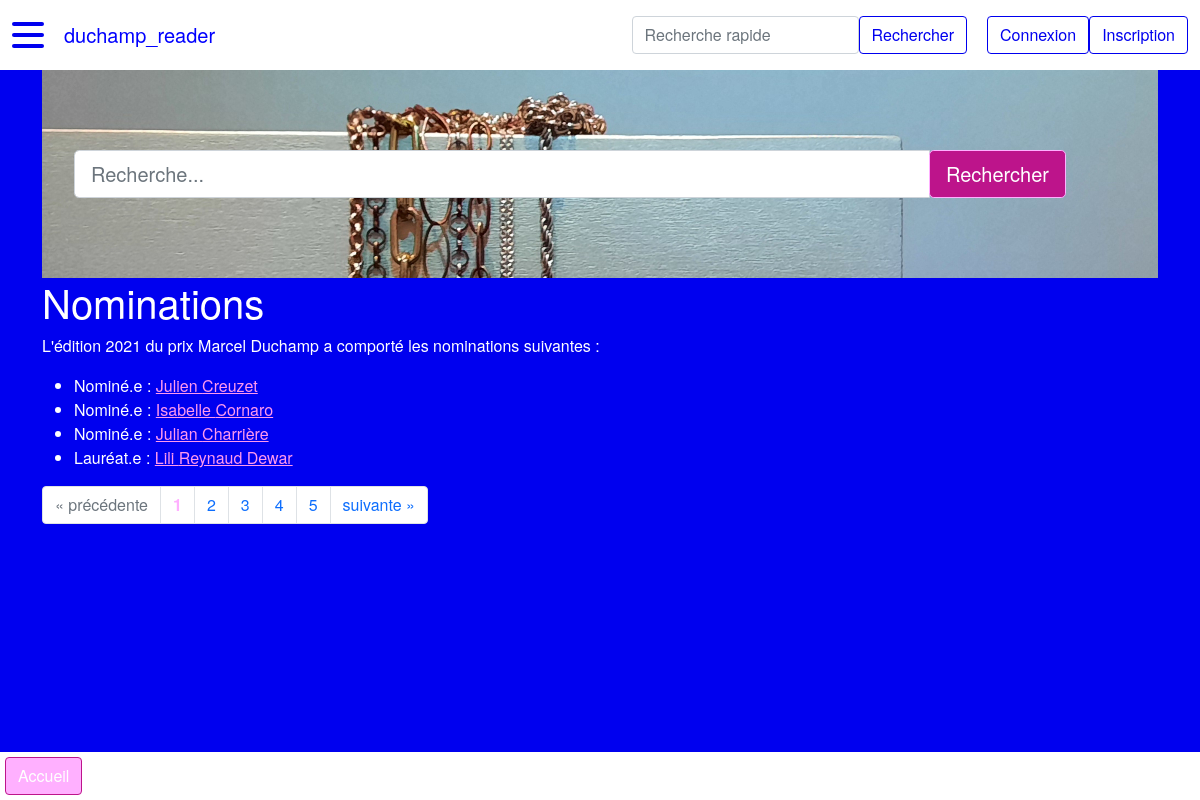
The page /nomination on the database as committed earlier.
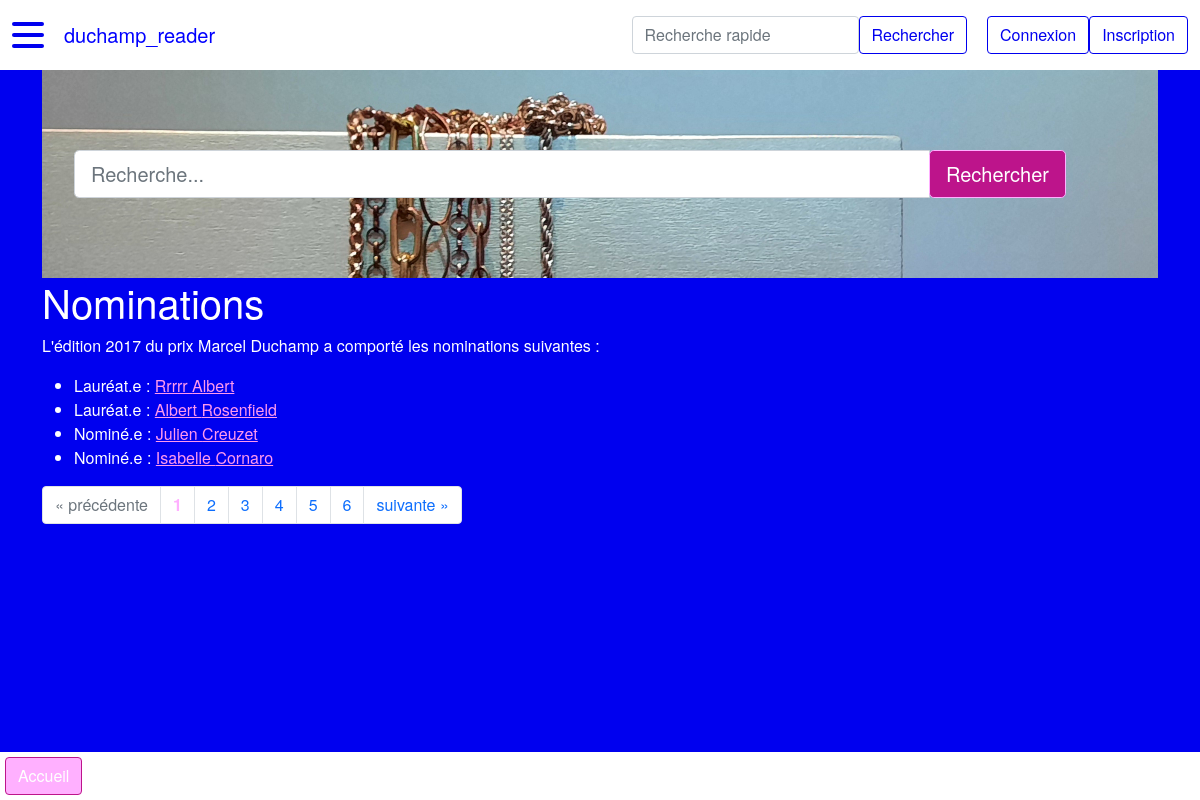
The same page on the database as committed later.
### duchamp_reader/modeles/classes_generic.py (models this page shows, shortened)
class Nomination(db.Model):
    __tablename__ = "nomination"
    id = db.Column(db.Integer, unique=True, nullable=False, primary_key=True, autoincrement=True)
    annee = db.Column(db.Integer, nullable=False) # format YYYY
    laureat = db.Column(db.Boolean, nullable=False, default=0) # 1 si lauréat, 0 si non
    id_artiste = db.Column(db.Integer, db.ForeignKey("artiste.id"), nullable=False)
    id_theme = db.Column(db.Integer, db.ForeignKey("theme.id"), nullable=False)
    classname = db.Column(db.Text, nullable=False, default="nomination")
    authorship = db.relationship("AuthorshipNomination", back_populates="nomination")
    artiste = db.relationship("Artiste", back_populates="nomination")
    theme = db.relationship("Theme", back_populates="nomination", uselist=False)

class Artiste(db.Model):
    __tablename__ = "artiste"
    id = db.Column(db.Integer, unique=True, nullable=False, primary_key=True, autoincrement=True)
    nom = db.Column(db.Text, nullable=False)
    prenom = db.Column(db.Text, nullable=False)
    annee_naissance = db.Column(db.Integer) # format YYYY
    genre = db.Column(db.String(1))  # M : masculin, F : femme, A : autre/non-binaire
    id_wikidata = db.Column(db.Text, unique=True)
    id_ville_naissance = db.Column(db.Integer, db.ForeignKey("ville.id"))
    id_ville_residence = db.Column(db.Integer, db.ForeignKey("ville.id"))
    classname = db.Column(db.Text, nullable=False, default="artiste")
    authorship = db.relationship("AuthorshipArtiste", back_populates="artiste")
    represent = db.relationship("RelationRepresente", back_populates="artiste")
    ville_naissance = db.relationship("Ville", foreign_keys=[id_ville_naissance],
                                      backref="artiste_ville_naissance", uselist=False)
    ville_residence = db.relationship("Ville", foreign_keys=[id_ville_residence],
                                      backref="artiste_ville_residence", uselist=False)
    nomination = db.relationship("Nomination", back_populates="artiste", uselist=False)

### duchamp_reader/routes.py (the view)
@app.route("/nomination")
def nomination_index():
    page = request.args.get("page", 1)
    titre = "Nominations"
    if isinstance(page, str) and page.isdigit():
        page = int(page)
    else:
        page = 1
    nominations = Nomination.query.join(Artiste, Nomination.id_artiste == Artiste.id)\
        .join(Theme, Nomination.id_theme == Theme.id)\
        .order_by(Nomination.id.desc()).paginate(page=page, per_page=PERPAGE)
    return render_template("pages/nomination_index.html", titre=titre, nominations=nominations,
                           last_nominations=last_nominations, last_artistes=last_artistes, last_galeries=last_galeries,
                           last_themes=last_themes, last_villes=last_villes)

### duchamp_reader/templates/pages/nomination_index.html (shortened to what this page needs)
{% extends "conteneur.html" %}
{% block homesearch %}
    {% include "partials/recherche.html" %}
{% endblock %}
{% block corps %}
<h1>{{titre}}</h1>
    {% if nominations %}
        <p>L'édition {{nominations.items[1].annee}} du prix Marcel Duchamp a comporté les nominations suivantes :</p>
        <ul>
            {% for nomination in nominations.items %}
                <li>
                    {% if nomination.laureat == 1 %}Lauréat.e {% else %}Nominé.e {% endif %}:
                    <a href="{{url_for('artiste_main', id_artiste=nomination.id_artiste)}}">
                        {{nomination.artiste.prenom}} {{nomination.artiste.nom}}
                    </a>
                </li>
            {% endfor %}
        </ul>
        <nav aria-label="research-pagination">
            <ul class="pagination">
                {% if nominations.has_prev %}
                    <li class="page-item">
                {% else%}
                    <li class="page-item disabled">
                {% endif %}
                        <a class="page-link" href="{{url_for('nomination_index', page=nominations.prev_num)}}" aria-label="Previous">
                            <span aria-hidden="true">&laquo;</span>
                            <span class="sr-only">précédente</span>
                        </a>
                    </li>
                {% for page in nominations.iter_pages() %}
                    {% if page %}
                        {% if page != nominations.page %}
                        <li class="page-item">
                            <a class="page-link" href="{{url_for('nomination_index', page=page)}}">
                                {{page}}
                            </a>
                        </li>
                        {% else %}
                            <li class="page-item active disabled">
                                <a class="page-link"><b style="color: var(--custom-light-pink)">{{page}}</b></a>
                            </li>
                        {% endif %}
                    {% else %}
                    <li class="page-item disabled">
                        <a class="page-link">...</a>
                    </li>
                    {% endif %}
                {% endfor %}
                {% if nominations.has_next %}
                    <li class="page-item">
                {% else %}
                    <li class="page-item disabled">
                {% endif %}
                    <a class="page-link" href="{{url_for('nomination_index', page=nominations.next_num)}}" aria-label="Next">
                        <span class="sr-only">suivante</span>
                        <span aria-hidden="true">&raquo;</span>
                    </a>
                </li>
            </ul>
        </nav>
    {% endif %}
    <div class="basdepage">
        <a class="btn" href="{{url_for('accueil')}}">Accueil</a>
    </div>
{% endblock %}

### duchamp_reader/templates/conteneur.html (shortened to what this page needs)
<!DOCTYPE html>
<html lang="fr">
    <head>
            {% include "partials/css.html" %}
    </head>
    <body>
        <nav class="navbar navbar-expand-md navbar-light bg-light fixed-top" id="mainNav">
            <div class="container-fluid">
                <div class="hamburger-lines">
                    <span class="line line1"></span>
                    <span class="line line2"></span>
                    <span class="line line3"></span>
                </div>
                <a class="navbar-brand" href="{{ url_for('accueil') }}">duchamp_reader</a>
                <form class="form-inline" action="{{url_for('recherche')}}" method="GET">
                    <input class="form-control" name="keyword" type="search" placeholder="Recherche rapide"
                        aria-label="Recherche">
                        <button class="btn btn-outline-info" type="submit">Rechercher</button>
                </form>
                {% if not current_user.is_authenticated %}
                    <a href="{{ url_for('connexion') }}">
                        <button class="btn btn-outline-info">Connexion</button>
                    </a>
                    <a href="{{ url_for('inscription') }}">
                        <button class="btn btn-outline-info">Inscription</button>
                    </a>
                {% else %}
                    <a href="{{ url_for('deconnexion') }}">
                        <button class="btn btn-outline-info">Déconnexion</button>
                    </a>
                {% endif %}
            </div>
        </nav>
        <div class="container">
            {% block homesearch %}{% endblock %}
            <div class="row">
                <div class="col">
                    {% block corps %}{% endblock %}
                </div>
            </div>
        </div>
    </body>
</html>

### duchamp_reader/templates/partials/css.html
<link rel="stylesheet" type="text/css" href="../../static/css/bootstrap.css">

### duchamp_reader/templates/partials/recherche.html
<div class="hero jumbotron">
    <div class="container">
        <form class="form" action="{{url_for('recherche')}}" method='GET'>
            <div class="input-group">
                <input type="search" name="keyword" class="form-control form-control-lg" type="text" placeholder="Recherche...">
                <span class="input-group-btn">
                    <button class="btn btn-primary btn-lg" href="#" role="button">Rechercher</button>
                </span>
            </div>
        </form>
    </div>
</div>

Rows that differ between the two databases and show on the page:
no longer on this page (row unchanged): Nomination: laureat "Nominé.e", artiste.prenom "Julian", artiste.nom "Charrière"
no longer on this page (row unchanged): Nomination: laureat "Lauréat.e", artiste.prenom "Lili", artiste.nom "Reynaud Dewar"
added Nomination: annee "2017", laureat "Lauréat.e", artiste.prenom "Albert", artiste.nom "Rosenfield"
added Nomination: laureat "Lauréat.e", artiste.prenom "Rrrrr", artiste.nom "Albert"
Other text that changed with them:
{{ nominations.items[1].annee }}: "2021" → "2017"
new list line: "6"
